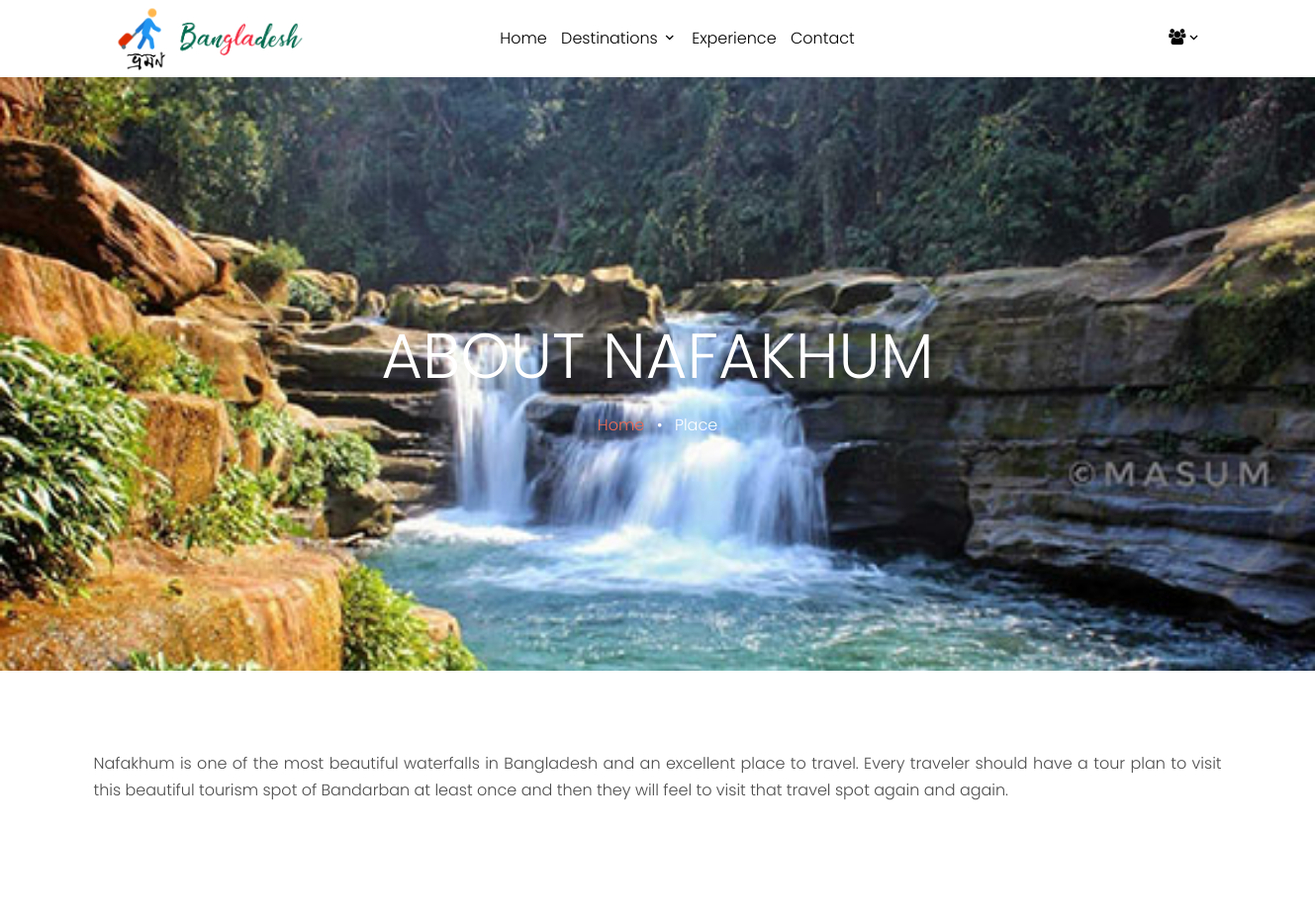
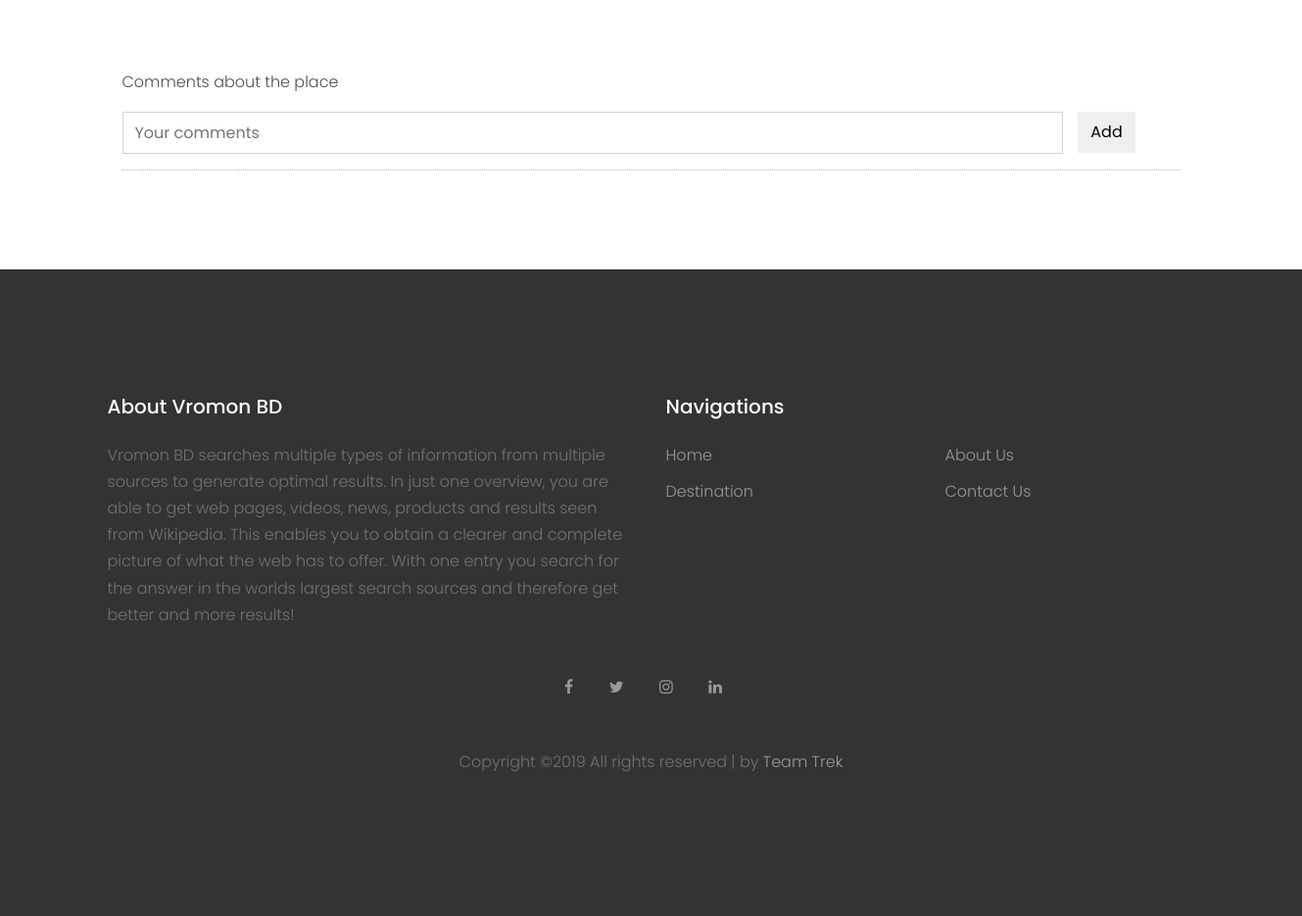
/place?placeID=1&placeName=Nafakhum, run on the app's committed database (2 pictures, top to bottom).
### tables this page shows
CREATE TABLE `place` (
  `ID` int(11) NOT NULL,
  `DistrictID` int(11) NOT NULL,
  `Name` varchar(100) NOT NULL,
  `Tag` varchar(100) NOT NULL,
  `Image` varchar(100) NOT NULL,
  `Location` text NOT NULL,
  `Description` text NOT NULL
);

### place.php (the view, shortened to what this page needs)
<?php
    include "zzz-dbConnect.php";
    if( isset($_GET['placeName']) && isset($_GET['placeID']) ){
        $placeName = $_GET['placeName'];
        $placeID = $_GET['placeID'];
    }
    $sql = "SELECT * FROM place WHERE ID = ". $placeID;
    $result = mysqli_query($link, $sql);
    $count = mysqli_num_rows($result);
    $row = mysqli_fetch_array($result);
    if($count > 0)$coverImgPath = $row['Image'];
    else $coverImgPath = 'images/hero_bg_2.jpg';
?>
<!DOCTYPE html>
<html lang="en">
  <head>
    <link rel="stylesheet" href="fonts/icomoon/style.css">
    <link rel="stylesheet" href="css/bootstrap.min.css">
    <link rel="stylesheet" href="css/magnific-popup.css">
    <link rel="stylesheet" href="css/jquery-ui.css">
    <link rel="stylesheet" href="css/owl.carousel.min.css">
    <link rel="stylesheet" href="css/owl.theme.default.min.css">
    <link rel="stylesheet" href="css/bootstrap-datepicker.css">
    <link rel="stylesheet" href="fonts/flaticon/font/flaticon.css">
    <link rel="stylesheet" href="https://cdn.jsdelivr.net/npm/mediaelement@4.2.7/build/mediaelementplayer.min.css">
    <link rel="stylesheet" href="css/aos.css">
    <link rel="stylesheet" href="css/style.css">
  </head>
  <body>
    <div class="site-wrap">
      <?php include'zzz-header.php';?>
      <div class="site-blocks-cover inner-page-cover" style="background-image: url(<?php echo $coverImgPath?>);" data-aos="fade" data-stellar-background-ratio="0.5">
        <div class="container">
          <div class="row align-items-center justify-content-center text-center">
            <div class="col-md-8" data-aos="fade-up" data-aos-delay="400">
              <h1 class="text-white font-weight-light">About <?php echo $placeName;?></h1>
              <div>
                <a href="index">Home</a> <span class="mx-2 text-white">&bullet;</span> <span class="text-white">Place</span>
              </div>
            </div>
          </div>
        </div>
      </div>
      <div class="site-section">
        <div class="container">
          <div class="row mb-3 align-items-stretch">
            <?php
              $sql = "SELECT * FROM place WHERE ID = ". $placeID;
              $result = mysqli_query($link, $sql);
              $count = mysqli_num_rows($result);
              $row = mysqli_fetch_array($result);
              if($count > 0){
            ?>
                <div class="h-entry">
                  <p style="text-align: justify;"><?php echo $row['Description']?></p>
                </div>
            <?php
              }
            ?>
          </div>
          <div class="site-section">
          </div>
          <div class="col-md-12">
            <p>Comments about the place</p>
            <form method="POST">
              <div style="display:flex;">
                <div class="row form-group col-md-11">
                  <input class="form-control" type="text" name="comment" placeholder="Your comments" />
                </div>
                <div class="form-group col-md-1">
                  <button class="btn btn-default" name="commentButton" style="padding:8px; width:100%;">Add</button>
                </div>
              </div>
            </form>
            <div class="actionBox">
            </div>
          </div>
          <div class="row">
            <div class="col-12 text-center">
            </div>
          </div>
        </div>
      </div>
      <?php include "zzz-footer.php";?>
    </div>
  </body>
</html>

### css/style.css (style rules this page uses)
body { line-height: 1.7; color: #4d4d4d; font-weight: 300; font-size: 1rem; }
a { -webkit-transition: .3s all ease; -o-transition: .3s all ease; transition: .3s all ease; }
h1, h2, h3, h4, h5, .h1, .h2, .h3, .h4, .h5 { font-family: "Poppins", -apple-system, BlinkMacSystemFont, "Segoe UI", Roboto, "Helvetica Neue", Arial, sans-serif, "Apple Color Emoji", "Segoe UI Emoji", "Segoe UI Symbol", "Noto Color Emoji"; }
.site-wrap:before { -webkit-transition: .3s all ease-in-out; -o-transition: .3s all ease-in-out; transition: .3s all ease-in-out; background: rgba(0, 0, 0, 0.6); content: ""; position: absolute; z-index: 2000; top: 0; left: 0; right: 0; bottom: 0; opacity: 0; visibility: hidden; }
.btn { border-radius: 0; }
.form-control { height: 43px; border-radius: 0; }
.site-section { padding: 2.5em 0; }
@media (min-width: 768px) { .site-section { padding: 5em 0; } }
.site-blocks-cover { background-size: cover; background-repeat: no-repeat; background-position: top; background-position: center center; }
.site-blocks-cover, .site-blocks-cover .row { min-height: 600px; height: calc(100vh - 73px); }
.site-blocks-cover.inner-page-cover, .site-blocks-cover.inner-page-cover .row { min-height: 600px; height: calc(30vh); }
.site-blocks-cover h1 { text-transform: uppercase; font-size: 4rem; font-weight: 900; color: #fff; line-height: 1.5; }
.actionBox { border-top: 1px dotted #bbb; padding: 10px; }

### data on the page
place: Image (picture), Description "Nafakhum is one of the most beautiful waterfalls in Bangladesh and an excellent place to travel. Every traveler should have a tour plan to visit this beautiful tourism spot of Bandarban at least once and then they will feel to visit that travel spot again and again."

### other printed values
$placeName "NAFAKHUM"
